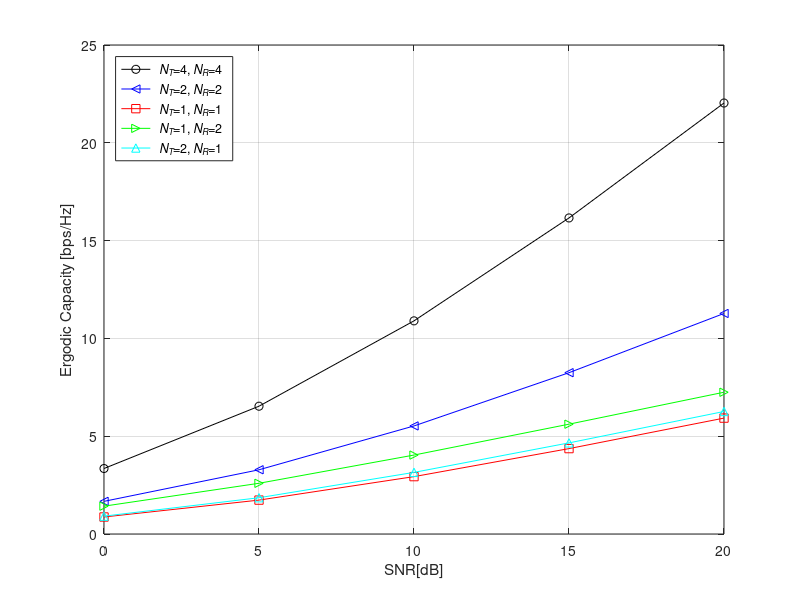

Write MATLAB code to recreate this figure.
clearvars, close all

SNR_dB = 0:5:20;  SNR_linear = 10.^(SNR_dB/10.);
N_iter = 1000; 
for Icase = 1:5
    if Icase==1
        nT=4;  nR=4;  % 4x4
    elseif Icase==2
        nT=2;  nR=2;  % 2x2
    elseif Icase==3
        nT=1;  nR=1;  % 1x1
    elseif Icase==4
        nT=1;  nR=2;  % 1x2
    else
        nT=2;  nR=1;  % 2x1
    end
    n = min(nT,nR);  I = eye(n);
    C(Icase,:) = zeros(1,length(SNR_dB));
    for iter = 1:N_iter
        H = sqrt(0.5)*(randn(nR,nT) + 1i*randn(nR,nT));
        if nR >= nT
            HH = H'*H;
        else
            HH = H*H';
        end
        for i = 1:length(SNR_dB)  % Random channel generation
            C(Icase,i) = C(Icase,i) + log2(real(det(I+SNR_linear(i)/nT*HH)));
        end
    end
end
C = C/N_iter;
figure
plot(SNR_dB,C(1,:),'k-o', SNR_dB,C(2,:),'b-<', SNR_dB,C(3,:),'r-s');
hold on, plot(SNR_dB,C(4,:),'g->', SNR_dB,C(5,:),'c-^');
xlabel('SNR[dB]');  ylabel('Ergodic Capacity [bps/Hz]');  set(gca,'fontsize',10); grid on
s1='{\it N_T}=4,{\it N_R}=4';  s2='{\it N_T}=2,{\it N_R}=2'; 
s3='{\it N_T}=1,{\it N_R}=1';  s4='{\it N_T}=1,{\it N_R}=2';  s5='{\it N_T}=2,{\it N_R}=1';
legend(s1,s2,s3,s4,s5,'Location','northwest')